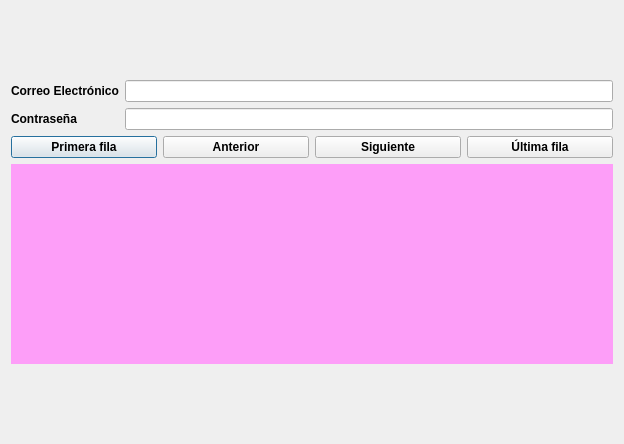
<?xml version="1.0" encoding="UTF-8"?>
<ui version="4.0">
 <class>Dialog</class>
 <widget class="QDialog" name="Dialog">
  <property name="geometry">
   <rect>
    <x>0</x>
    <y>0</y>
    <width>624</width>
    <height>444</height>
   </rect>
  </property>
  <property name="windowTitle">
   <string>Navegando a través de filas de una base de datos</string>
  </property>
  <layout class="QGridLayout" name="gridLayout">
   <item row="0" column="0">
    <layout class="QVBoxLayout" name="verticalLayout_3">
     <item>
      <layout class="QHBoxLayout" name="horizontalLayout">
       <item>
        <layout class="QVBoxLayout" name="verticalLayout_2">
         <item>
          <widget class="QLabel" name="label">
           <property name="font">
            <font>
             <weight>75</weight>
             <bold>true</bold>
            </font>
           </property>
           <property name="text">
            <string>Correo Electrónico</string>
           </property>
          </widget>
         </item>
         <item>
          <widget class="QLabel" name="label_2">
           <property name="font">
            <font>
             <weight>75</weight>
             <bold>true</bold>
            </font>
           </property>
           <property name="text">
            <string>Contraseña</string>
           </property>
          </widget>
         </item>
        </layout>
       </item>
       <item>
        <layout class="QVBoxLayout" name="verticalLayout">
         <item>
          <widget class="QLineEdit" name="lineEditEmailAddress"/>
         </item>
         <item>
          <widget class="QLineEdit" name="lineEditPassword">
           <property name="echoMode">
            <enum>QLineEdit::Password</enum>
           </property>
          </widget>
         </item>
        </layout>
       </item>
      </layout>
     </item>
     <item>
      <layout class="QHBoxLayout" name="horizontalLayout_2">
       <item>
        <widget class="QPushButton" name="pushButtonFirst">
         <property name="font">
          <font>
           <weight>75</weight>
           <bold>true</bold>
          </font>
         </property>
         <property name="text">
          <string>Primera fila</string>
         </property>
        </widget>
       </item>
       <item>
        <widget class="QPushButton" name="pushButtonPrevious">
         <property name="font">
          <font>
           <weight>75</weight>
           <bold>true</bold>
          </font>
         </property>
         <property name="text">
          <string>Anterior</string>
         </property>
        </widget>
       </item>
       <item>
        <widget class="QPushButton" name="pushButtonNext">
         <property name="font">
          <font>
           <weight>75</weight>
           <bold>true</bold>
          </font>
         </property>
         <property name="text">
          <string>Siguiente</string>
         </property>
        </widget>
       </item>
       <item>
        <widget class="QPushButton" name="pushButtonLast">
         <property name="font">
          <font>
           <weight>75</weight>
           <bold>true</bold>
          </font>
         </property>
         <property name="text">
          <string>Última fila</string>
         </property>
        </widget>
       </item>
      </layout>
     </item>
     <item>
      <widget class="QLabel" name="labelResponse">
       <property name="maximumSize">
        <size>
         <width>16777215</width>
         <height>200</height>
        </size>
       </property>
       <property name="styleSheet">
        <string notr="true">background-color: rgb(253, 158, 248);</string>
       </property>
       <property name="text">
        <string/>
       </property>
      </widget>
     </item>
    </layout>
   </item>
  </layout>
 </widget>
 <resources/>
 <connections/>
</ui>
